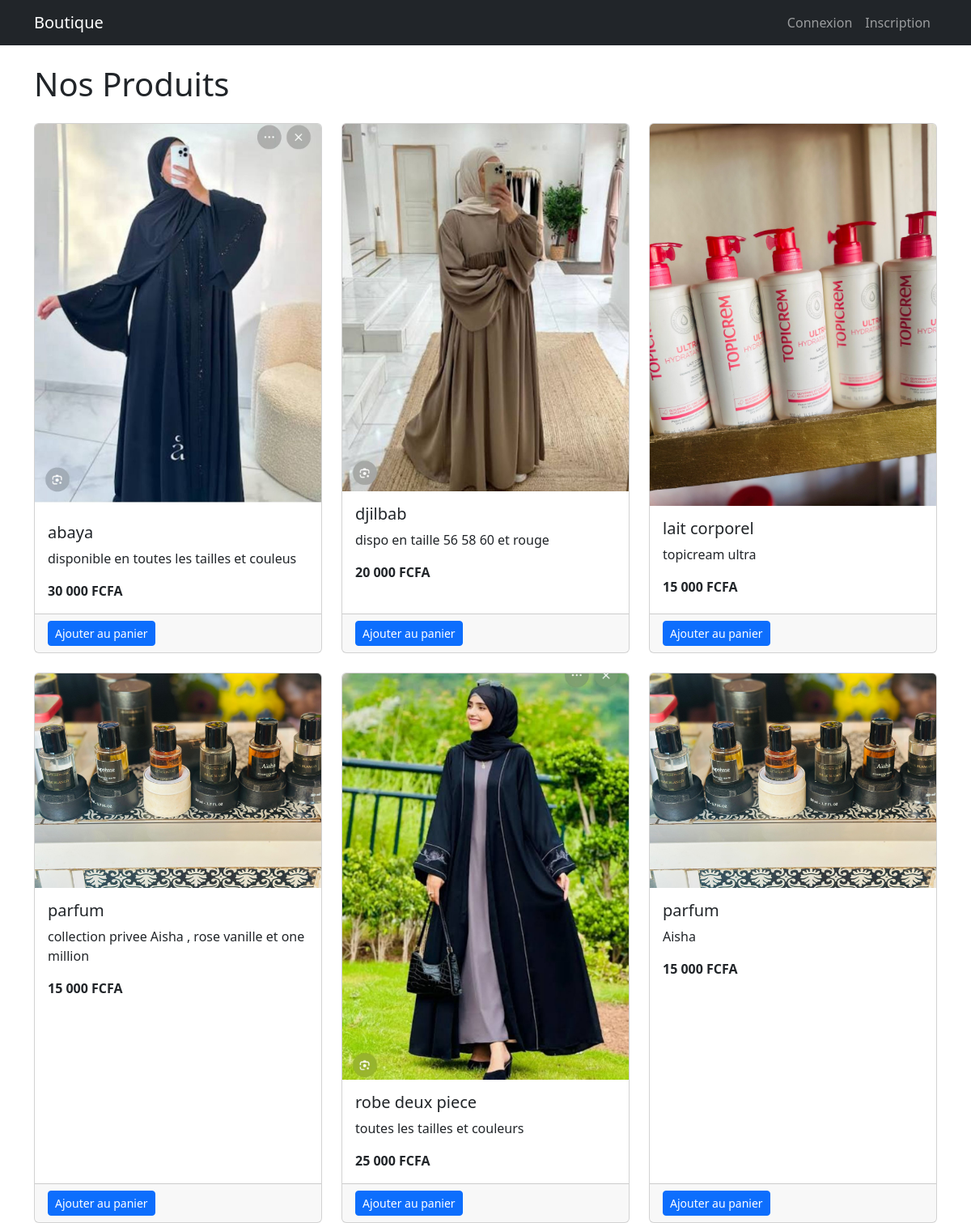
Page /produits/ on the committed database.
### produits/models.py (models this page shows, shortened)
class Produit(models.Model):
    nom = models.CharField(max_length=100)
    description = models.TextField()
    prix = models.DecimalField(max_digits=10, decimal_places=2)
    disponible = models.BooleanField(default=True)
    image = models.ImageField(upload_to='produits/', null=True, blank=True)

### produits/views.py (the view)
# urls.py: path('produits/', views.liste_produits, name='liste_produits'),
def liste_produits(request):
    produits = Produit.objects.all()
    return render(request, 'produits/liste.html', {'produits': produits})

### produits/templatetags/currency.py (called while the page is built)
@register.filter(name='fcfa')
def fcfa(value):
    try:
        v = float(value)
    except (TypeError, ValueError):
        return value
    if v.is_integer():
        s = f"{int(v):,}".replace(",", " ")
    else:
        s = f"{v:,.2f}".replace(",", " ")
    return f"{s} FCFA"

### produits/templates/produits/liste.html (shortened to what this page needs)
{% extends 'base.html' %}
{% load currency %}
{% block content %}
<h1 class="mb-4">Nos Produits</h1>
<div class="row row-cols-1 row-cols-md-3 g-4">
  {% for produit in produits %}
  <div class="col">
    <div class="card h-100">
      {% if produit.image %}
      <img src="{{ produit.image.url }}" class="card-img-top" alt="{{ produit.nom }}">
      {% endif %}
      <div class="card-body">
        <h5 class="card-title">{{ produit.nom }}</h5>
        <p class="card-text">{{ produit.description|truncatechars:80 }}</p>
        <p class="card-text"><strong>{{ produit.prix|fcfa }}</strong></p>
      </div>
      <div class="card-footer d-flex justify-content-between">
        <a href="{% url 'ajouter_commande' produit.id %}" class="btn btn-primary btn-sm">Ajouter au panier</a>
      </div>
    </div>
  </div>
  {% endfor %}
</div>
{% endblock %}

### rows in the picture
Produit: image (picture), nom "abaya", description "disponible en toutes les tailles et couleus", prix|fcfa "30 000 FCFA"
Produit: image (picture), nom "djilbab", description "dispo en taille 56 58 60 et rouge", prix|fcfa "20 000 FCFA"
Produit: image (picture), nom "lait corporel", description "topicream ultra", prix|fcfa "15 000 FCFA"
Produit: image (picture), nom "parfum", description "collection privee Aisha , rose vanille et one million", prix|fcfa "15 000 FCFA"
Produit: image (picture), nom "robe deux piece", description "toutes les tailles et couleurs", prix|fcfa "25 000 FCFA"
Produit: image (picture), nom "parfum", description "Aisha", prix|fcfa "15 000 FCFA"
